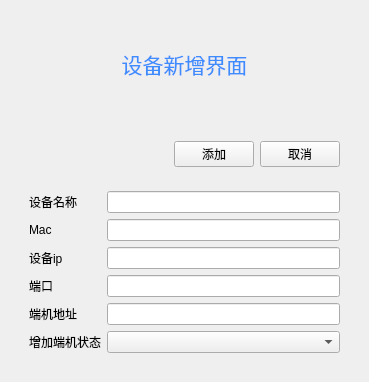
<?xml version="1.0" encoding="UTF-8"?>
<ui version="4.0">
 <class>new_dev_ui</class>
 <widget class="QWidget" name="new_dev_ui">
  <property name="geometry">
   <rect>
    <x>0</x>
    <y>0</y>
    <width>369</width>
    <height>382</height>
   </rect>
  </property>
  <property name="windowTitle">
   <string>Form</string>
  </property>
  <layout class="QVBoxLayout" name="verticalLayout_2">
   <item>
    <widget class="QWidget" name="widget_4" native="true">
     <layout class="QHBoxLayout" name="horizontalLayout_2">
      <item>
       <widget class="QLabel" name="label">
        <property name="text">
         <string>&lt;html&gt;&lt;head/&gt;&lt;body&gt;&lt;p align=&quot;center&quot;&gt;&lt;span style=&quot; font-size:16pt; color:#3f8cff;&quot;&gt;设备新增界面&lt;/span&gt;&lt;/p&gt;&lt;/body&gt;&lt;/html&gt;</string>
        </property>
       </widget>
      </item>
     </layout>
    </widget>
   </item>
   <item>
    <widget class="QWidget" name="widget" native="true">
     <layout class="QVBoxLayout" name="verticalLayout_3">
      <item>
       <widget class="QWidget" name="widget_2" native="true">
        <layout class="QHBoxLayout" name="horizontalLayout">
         <item>
          <spacer name="horizontalSpacer">
           <property name="orientation">
            <enum>Qt::Orientation::Horizontal</enum>
           </property>
           <property name="sizeHint" stdset="0">
            <size>
             <width>40</width>
             <height>20</height>
            </size>
           </property>
          </spacer>
         </item>
         <item>
          <widget class="QPushButton" name="dev_add">
           <property name="text">
            <string>添加</string>
           </property>
          </widget>
         </item>
         <item>
          <widget class="QPushButton" name="dev_cancel">
           <property name="text">
            <string>取消</string>
           </property>
          </widget>
         </item>
        </layout>
       </widget>
      </item>
      <item>
       <widget class="QWidget" name="widget_5" native="true">
        <layout class="QFormLayout" name="formLayout">
         <item row="0" column="1">
          <widget class="QLineEdit" name="lineEdit"/>
         </item>
         <item row="1" column="0">
          <widget class="QLabel" name="label_3">
           <property name="text">
            <string>Mac</string>
           </property>
          </widget>
         </item>
         <item row="1" column="1">
          <widget class="QLineEdit" name="lineEdit_2"/>
         </item>
         <item row="2" column="0">
          <widget class="QLabel" name="label_4">
           <property name="text">
            <string>设备ip</string>
           </property>
          </widget>
         </item>
         <item row="2" column="1">
          <widget class="QLineEdit" name="lineEdit_3"/>
         </item>
         <item row="3" column="0">
          <widget class="QLabel" name="label_5">
           <property name="text">
            <string>端口</string>
           </property>
          </widget>
         </item>
         <item row="3" column="1">
          <widget class="QLineEdit" name="lineEdit_4"/>
         </item>
         <item row="4" column="0">
          <widget class="QLabel" name="label_6">
           <property name="text">
            <string>端机地址</string>
           </property>
          </widget>
         </item>
         <item row="4" column="1">
          <widget class="QLineEdit" name="lineEdit_5"/>
         </item>
         <item row="5" column="0">
          <widget class="QLabel" name="label_7">
           <property name="text">
            <string>增加端机状态</string>
           </property>
          </widget>
         </item>
         <item row="5" column="1">
          <widget class="QComboBox" name="comboBox"/>
         </item>
         <item row="0" column="0">
          <widget class="QLabel" name="label_2">
           <property name="text">
            <string>设备名称</string>
           </property>
          </widget>
         </item>
        </layout>
       </widget>
      </item>
     </layout>
    </widget>
   </item>
  </layout>
 </widget>
 <resources/>
 <connections/>
</ui>
